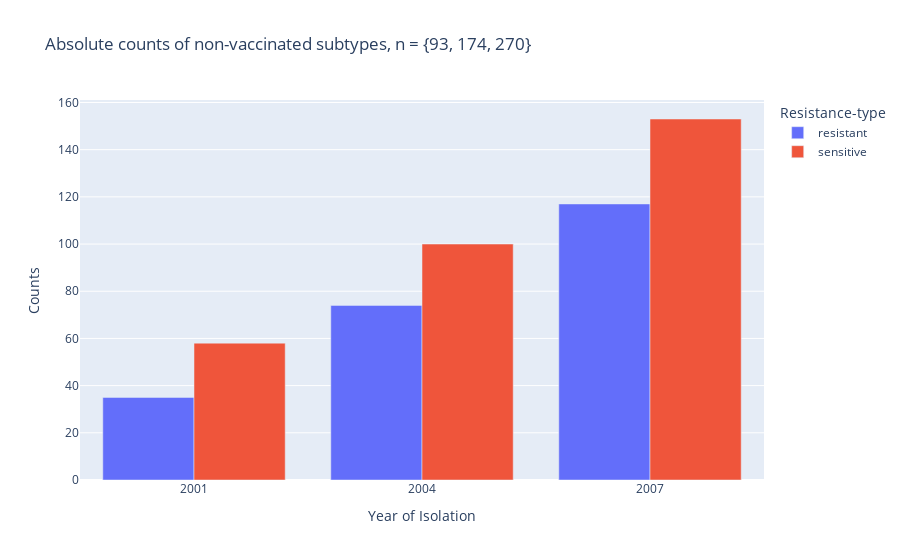

Write notebook code for a chart like this one.
### Markdown cell above
### Plotting the Results

### Code cell
#plot of the absolute counts as a bar plot

fig = px.bar(df_nonvacc_freq, x='Year of Isolation', y = 'Counts',  color = 'Resistance-type',  barmode='group', title = 'Absolute counts of non-vaccinated subtypes, n = {93, 174, 270}')
fig.show()

### Figure 1 — Plotly figure (JSON) as saved in the notebook; plotly's stock layout.template omitted (floating-point values rounded to 4 significant figures)
{"data": [{"alignmentgroup": "True", "hovertemplate": "Resistance-type=resistant<br>Year of Isolation=%{x}<br>Counts=%{y}<extra></extra>", "legendgroup": "resistant", "marker": {"color": "#636efa"}, "name": "resistant", "offsetgroup": "resistant", "orientation": "v", "showlegend": true, "textposition": "auto", "type": "bar", "x": [2001, 2004, 2007], "xaxis": "x", "y": [35, 74, 117], "yaxis": "y"}, {"alignmentgroup": "True", "hovertemplate": "Resistance-type=sensitive<br>Year of Isolation=%{x}<br>Counts=%{y}<extra></extra>", "legendgroup": "sensitive", "marker": {"color": "#EF553B"}, "name": "sensitive", "offsetgroup": "sensitive", "orientation": "v", "showlegend": true, "textposition": "auto", "type": "bar", "x": [2001, 2004, 2007], "xaxis": "x", "y": [58, 100, 153], "yaxis": "y"}], "layout": {"barmode": "group", "legend": {"title": {"text": "Resistance-type"}, "tracegroupgap": 0}, "title": {"text": "Absolute counts of non-vaccinated subtypes, n = {93, 174, 270}"}, "xaxis": {"anchor": "y", "domain": [0, 1], "title": {"text": "Year of Isolation"}}, "yaxis": {"anchor": "x", "domain": [0, 1], "title": {"text": "Counts"}}}}
